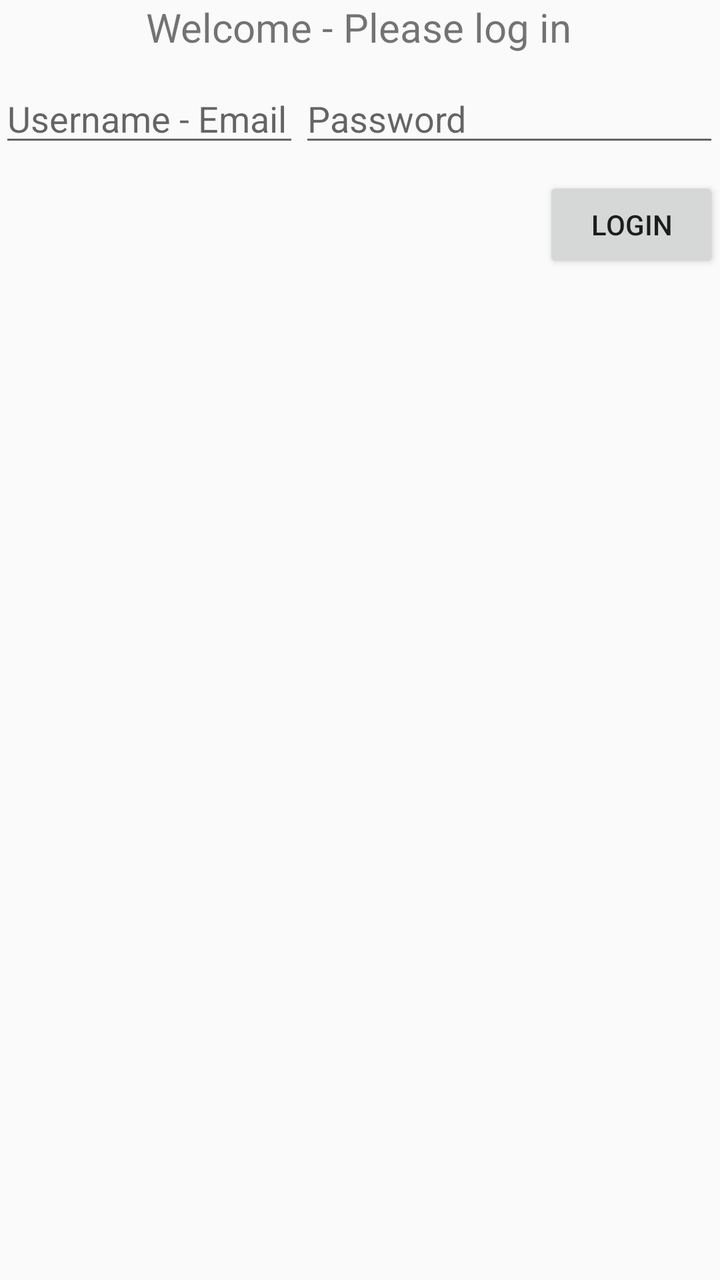
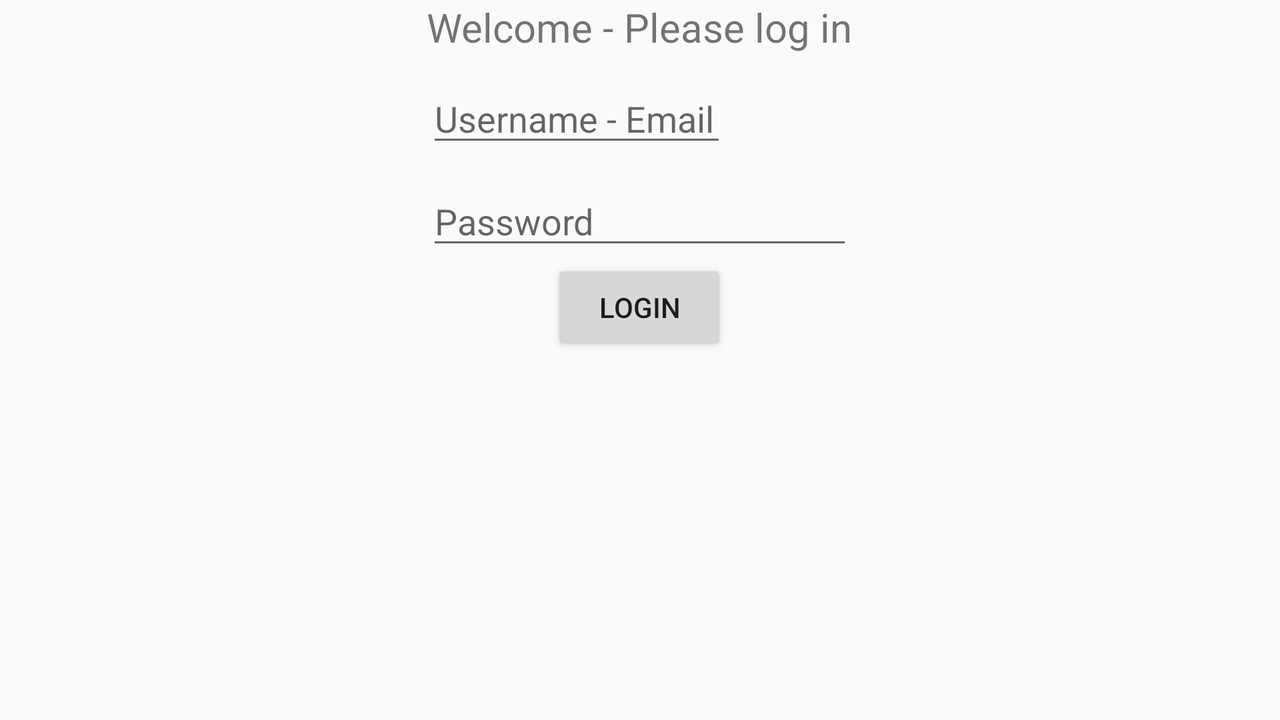

Two renders of one Android screen. The first uses the default layout on a phone; the second uses the alternative layout the repository ships for a different screen configuration, on a matching device. The two XML files are below.
<!-- AndroidManifest.xml: application theme AppTheme -->
<!-- res/layout/activity_login.xml -->
<RelativeLayout xmlns:android="http://schemas.android.com/apk/res/android"
    xmlns:tools="http://schemas.android.com/tools"
    android:layout_width="match_parent"
    android:layout_height="match_parent"
    android:paddingBottom="@dimen/activity_vertical_margin"
    android:paddingLeft="@dimen/activity_horizontal_margin"
    android:paddingRight="@dimen/activity_horizontal_margin"
    android:paddingTop="@dimen/activity_vertical_margin"
    tools:context=".LoginActivity">

    <LinearLayout
        android:id="@+id/linearLayout1"
        android:layout_width="wrap_content"
        android:layout_height="wrap_content"
        android:orientation="vertical">

        <TextView
            android:layout_width="wrap_content"
            android:layout_height="wrap_content"
            android:layout_gravity="center"
            android:text="@string/login"
            android:textSize="20dp" />

        <LinearLayout
            android:id="@+id/linearLayout2"
            android:layout_width="wrap_content"
            android:layout_height="wrap_content"
            android:layout_marginTop="10dp"
            android:orientation="horizontal">

            <EditText
                android:id="@+id/txtLoginUsername"
                android:layout_width="wrap_content"
                android:layout_height="wrap_content"
                android:width="150dp"
                android:hint="@string/loginUsername" />

            <EditText
                android:id="@+id/txtLoginPassword"
                android:layout_width="wrap_content"
                android:layout_height="wrap_content"
                android:ems="10"
                android:inputType="textPassword"
                android:hint="@string/loginPassword" />
        </LinearLayout>

        <LinearLayout
            android:id="@+id/linearLayout3"
            android:layout_width="wrap_content"
            android:layout_height="wrap_content"
            android:layout_marginTop="10dp"
            android:orientation="horizontal">

        </LinearLayout>

        <Button
            android:id="@+id/btnLogin"
            android:layout_width="wrap_content"
            android:layout_height="wrap_content"
            android:layout_gravity="right"
            android:text="@string/loginBtn" />
    </LinearLayout>


</RelativeLayout>
<!-- resources referenced by this layout -->
<resources>
  <string name="login">Welcome - Please log in</string>
  <string name="loginBtn">Login</string>
  <string name="loginPassword">Password</string>
  <string name="loginUsername">Username - Email</string>
  <style name="AppTheme" parent="Theme.AppCompat.Light.DarkActionBar">
          <item name="android:actionBarStyle">@style/MyActionBar</item>
          <item name="actionBarStyle">@style/MyActionBar</item>
  
      </style>
  <style name="MyActionBar" parent="Widget.AppCompat.Light.ActionBar">
             
             <item name="background">@color/deepBlueSky2</item>
             <item name="android:titleTextStyle">@style/MyActionBarTitleText</item>
             
         </style>
  <color name="deepBlueSky2">#00B2EE</color>
  <style name="MyActionBarTitleText" parent="TextAppearance.AppCompat.Widget.ActionBar.Title">
          
          
      </style>
</resources>
<!-- res/layout-land/activity_login.xml (the repository's variant of the layout above) -->
<!-- drawn on the phone turned sideways -->
<RelativeLayout xmlns:android="http://schemas.android.com/apk/res/android"
    xmlns:tools="http://schemas.android.com/tools"
    android:layout_width="match_parent"
    android:layout_height="match_parent"
    android:paddingBottom="@dimen/activity_vertical_margin"
    android:paddingLeft="@dimen/activity_horizontal_margin"
    android:paddingRight="@dimen/activity_horizontal_margin"
    android:paddingTop="@dimen/activity_vertical_margin"
    tools:context=".LoginActivity">

    <LinearLayout
        android:id="@+id/linearLayout1"
        android:layout_width="wrap_content"
        android:layout_height="wrap_content"
        android:orientation="vertical"
        android:layout_alignParentTop="true"
        android:layout_centerHorizontal="true">

        <TextView
            android:layout_width="wrap_content"
            android:layout_height="wrap_content"
            android:layout_gravity="center"
            android:text="@string/login"
            android:textSize="20dp" />

        <LinearLayout
            android:id="@+id/linearLayout2"
            android:layout_width="wrap_content"
            android:layout_height="wrap_content"
            android:layout_marginTop="10dp"
            android:orientation="horizontal">

            <EditText
                android:id="@+id/txtLoginUsername"
                android:layout_width="wrap_content"
                android:layout_height="wrap_content"
                android:width="150dp"
                android:hint="@string/loginUsername" />

        </LinearLayout>

        <LinearLayout
            android:id="@+id/linearLayout3"
            android:layout_width="wrap_content"
            android:layout_height="wrap_content"
            android:layout_marginTop="10dp"
            android:orientation="horizontal">

        </LinearLayout>

        <EditText
            android:id="@+id/txtLoginPassword"
            android:layout_width="match_parent"
            android:layout_height="wrap_content"
            android:ems="10"
            android:inputType="textPassword"
            android:hint="@string/loginPassword" />

        <Button
            android:id="@+id/btnLogin"
            android:layout_width="wrap_content"
            android:layout_height="wrap_content"
            android:text="@string/loginBtn"
            android:layout_gravity="center_horizontal" />
    </LinearLayout>


</RelativeLayout>
